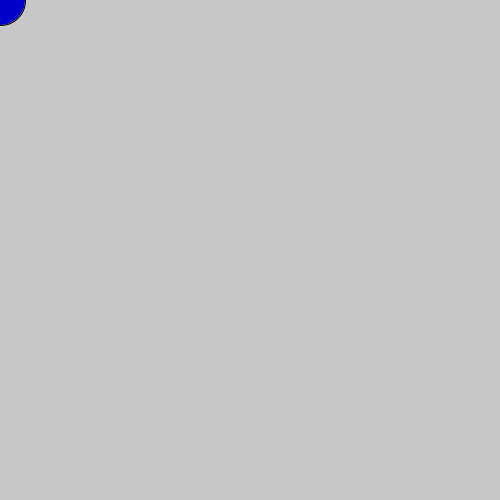
Frame 1 (no input)
Frame 60 (the mouse pressed at the canvas centre just before this capture): identical to frame 1, image omitted
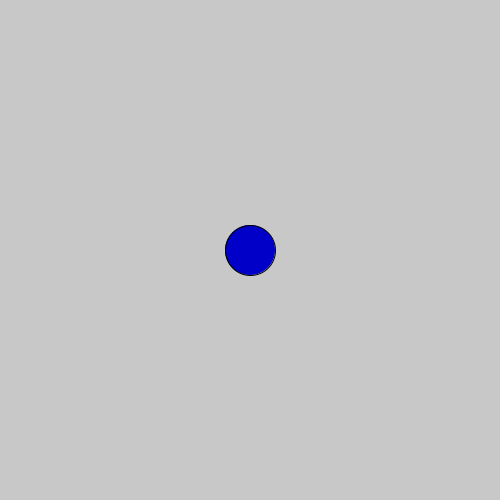
Frame 120 (the mouse held since frame 60 and released just before this capture)

The Processing sketch that drew these frames (run headless with seeded random() and noise(); from frame 60 on, the mouse is pressed at the canvas centre):

// Processing sketch: Circle_Mouse
// ── Circle_Mouse.pde

//runs exactly one time
void setup() {
  size(500,500);
  background(200);
  frameRate(60);

}
//runs forever on a loop
void draw() {
  background(200);
  fill(0,0,200);
  ellipse(mouseX,mouseY,50,50);
  
}
